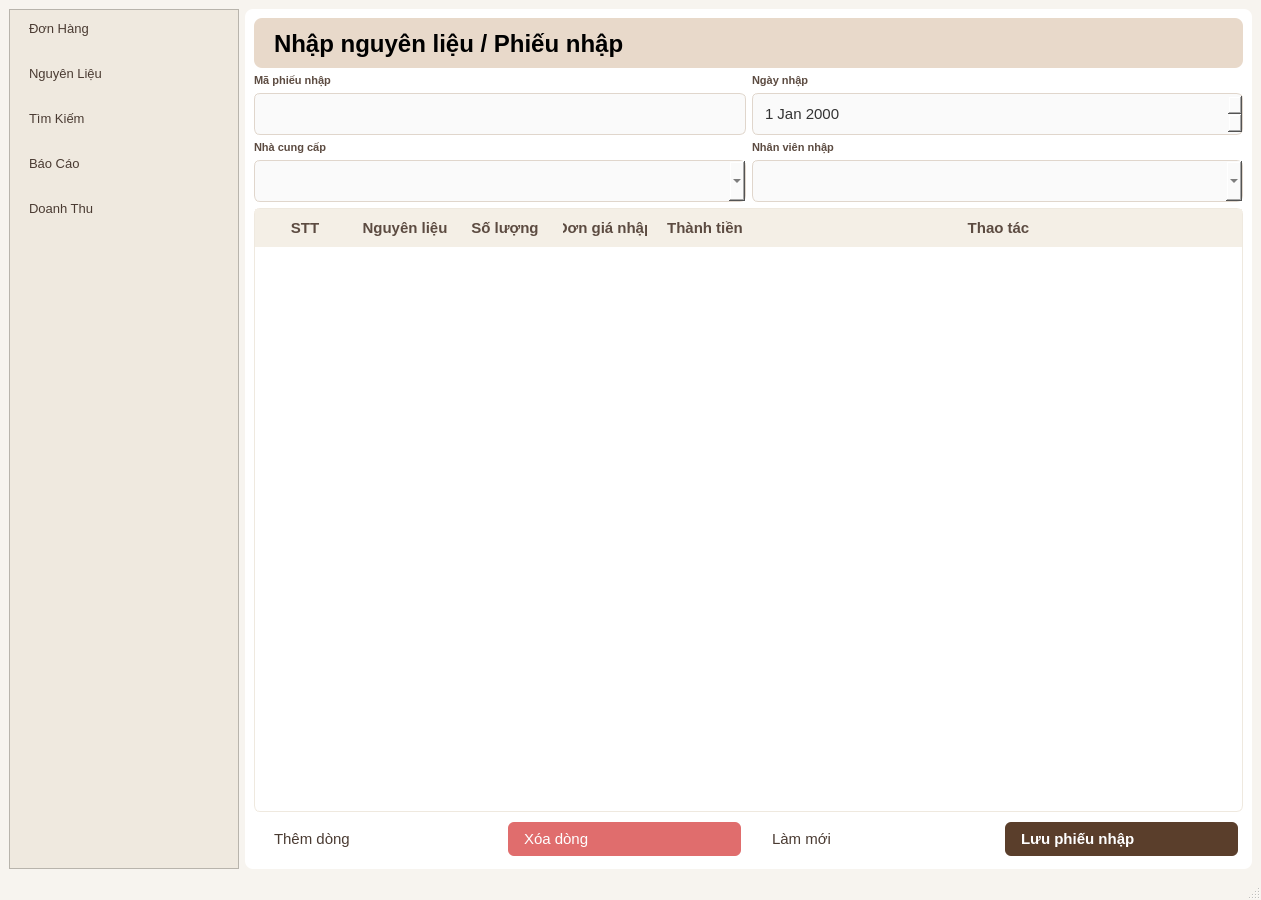
<?xml version="1.0" encoding="UTF-8"?>
<ui version="4.0">
 <class>MainWindow</class>
 <widget class="QMainWindow" name="MainWindow">
  <property name="geometry">
   <rect>
    <x>0</x>
    <y>0</y>
    <width>1261</width>
    <height>900</height>
   </rect>
  </property>
  <property name="windowTitle">
   <string>MainWindow</string>
  </property>
  <property name="styleSheet">
   <string notr="true">/* 1. Đổi màu nền toàn bộ cửa sổ sang màu kem nhạt */
QMainWindow {
    background-color: #F7F4EF;
    font-size: 15px;
}

/* 2. Thanh menu bên trái (Sidebar) */
QWidget#sidebarWidget, QFrame#frame {
    background-color: #EFE9DF;
    border-right: 1px solid #E2D9CD;
}

/* 3. Kiểu dáng các nút bấm trên menu trái */
QPushButton {
    background-color: transparent;
    border: none;
    text-align: left;
    padding: 10px 15px;
    color: #4A3B32;
    font-size: 15px;
    border-radius: 6px;
    margin: 2px 5px;
}
QPushButton:hover {
    background-color: #DFD4C5;
}

/* Nút đang được chọn (active) */
QPushButton:pressed,
QPushButton:checked {
    background-color: #DFD4C5;
    font-weight: bold;
}

/* 4. Các khung nội dung màu trắng (Cards) bên phải - Trừ khung chính tổng thể của cửa sổ */
QFrame#frame_2, QFrame#frame_3 {
    background-color: #FFFFFF;
    border-radius: 8px;
}

/* 5. Ô nhập liệu (QLineEdit, QComboBox, QDateEdit, QSpinBox) */
QLineEdit, QComboBox, QDateEdit, QSpinBox {
    background-color: #FAFAFA;
    border: 1px solid #E0D6CC;
    border-radius: 6px;
    padding: 6px 10px;
    color: #333333;
    font-size: 15px;
    min-height: 28px;
}

/* 6. Bảng dữ liệu (QTableWidget) */
QTableWidget {
    background-color: #FFFFFF;
    border: 1px solid #EFE9DF;
    gridline-color: #F0EBE3;
    border-radius: 6px;
    font-size: 15px;
}
QHeaderView::section {
    background-color: #F4EFE6;
    color: #5C4B41;
    padding: 8px;
    border: none;
    font-weight: bold;
    font-size: 15px;
}

/* 7. Nút Lưu phiếu nhập màu nâu đậm (Khớp với objectName: btnLuuPhieuNhap trong hình) */
QPushButton#btnLuuPhieuNhap {
    background-color: #5A3E2B;
    color: white;
    border-radius: 6px;
    padding: 8px 16px;
    font-weight: bold;
    font-size: 15px;
}
QPushButton#btnLuuPhieuNhap:hover {
    background-color: #463021;
}

/* 8. Nút Xóa dòng màu đỏ hồng nhẹ (Khớp với objectName: btnXoaDong trong hình) */
QPushButton#btnXoaDong {
    background-color: #E06D6D;
    color: white;
    border-radius: 6px;
    padding: 8px 16px;
    font-size: 15px;
}
QPushButton#btnXoaDong:hover {
    background-color: #cc5c5c;
}</string>
  </property>
  <widget class="QWidget" name="centralwidget">
   <layout class="QHBoxLayout" name="horizontalLayout">
    <item>
     <widget class="QFrame" name="frame">
      <property name="sizePolicy">
       <sizepolicy hsizetype="Preferred" vsizetype="Expanding">
        <horstretch>0</horstretch>
        <verstretch>0</verstretch>
       </sizepolicy>
      </property>
      <property name="minimumSize">
       <size>
        <width>230</width>
        <height>800</height>
       </size>
      </property>
      <property name="maximumSize">
       <size>
        <width>230</width>
        <height>16777215</height>
       </size>
      </property>
      <property name="frameShape">
       <enum>QFrame::StyledPanel</enum>
      </property>
      <property name="frameShadow">
       <enum>QFrame::Raised</enum>
      </property>
      <widget class="QWidget" name="layoutWidget">
       <property name="geometry">
        <rect>
         <x>0</x>
         <y>0</y>
         <width>282</width>
         <height>621</height>
        </rect>
       </property>
       <layout class="QVBoxLayout" name="verticalLayout">
        <item>
         <widget class="QPushButton" name="pushButton">
          <property name="styleSheet">
           <string notr="true">QPushButton {
    background-color: transparent;
    border: none;
    text-align: left;
    padding: 10px 15px;
    color: #4A3B32;
    border-radius: 6px;
    font-size: 13px;
}
QPushButton:hover {
    background-color: #DFD4C5; /* Hiệu ứng khi rê chuột vào */
}</string>
          </property>
          <property name="text">
           <string>Đơn Hàng</string>
          </property>
         </widget>
        </item>
        <item>
         <widget class="QPushButton" name="pushButton_2">
          <property name="styleSheet">
           <string notr="true">QPushButton {
    background-color: transparent;
    border: none;
    text-align: left;
    padding: 10px 15px;
    color: #4A3B32;
    border-radius: 6px;
    font-size: 13px;
}
QPushButton:hover {
    background-color: #DFD4C5; /* Hiệu ứng khi rê chuột vào */
}</string>
          </property>
          <property name="text">
           <string>Nguyên Liệu</string>
          </property>
         </widget>
        </item>
        <item>
         <widget class="QPushButton" name="pushButton_3">
          <property name="styleSheet">
           <string notr="true">QPushButton {
    background-color: transparent;
    border: none;
    text-align: left;
    padding: 10px 15px;
    color: #4A3B32;
    border-radius: 6px;
    font-size: 13px;
}
QPushButton:hover {
    background-color: #DFD4C5; /* Hiệu ứng khi rê chuột vào */
}</string>
          </property>
          <property name="text">
           <string>Tìm Kiếm</string>
          </property>
         </widget>
        </item>
        <item>
         <widget class="QPushButton" name="pushButton_4">
          <property name="styleSheet">
           <string notr="true">QPushButton {
    background-color: transparent;
    border: none;
    text-align: left;
    padding: 10px 15px;
    color: #4A3B32;
    border-radius: 6px;
    font-size: 13px;
}
QPushButton:hover {
    background-color: #DFD4C5; /* Hiệu ứng khi rê chuột vào */
}</string>
          </property>
          <property name="text">
           <string>Báo Cáo</string>
          </property>
         </widget>
        </item>
        <item>
         <widget class="QPushButton" name="pushButton_5">
          <property name="styleSheet">
           <string notr="true">QPushButton {
    background-color: transparent;
    border: none;
    text-align: left;
    padding: 10px 15px;
    color: #4A3B32;
    border-radius: 6px;
    font-size: 13px;
}
QPushButton:hover {
    background-color: #DFD4C5; /* Hiệu ứng khi rê chuột vào */
}</string>
          </property>
          <property name="text">
           <string>Doanh Thu</string>
          </property>
         </widget>
        </item>
        <item>
         <spacer name="verticalSpacer_2">
          <property name="orientation">
           <enum>Qt::Vertical</enum>
          </property>
          <property name="sizeHint" stdset="0">
           <size>
            <width>20</width>
            <height>40</height>
           </size>
          </property>
         </spacer>
        </item>
       </layout>
      </widget>
     </widget>
    </item>
    <item>
     <widget class="QFrame" name="frame_2">
      <property name="frameShape">
       <enum>QFrame::StyledPanel</enum>
      </property>
      <property name="frameShadow">
       <enum>QFrame::Raised</enum>
      </property>
      <layout class="QVBoxLayout" name="verticalLayout_2">
       <item>
        <widget class="QFrame" name="frame_3">
         <property name="minimumSize">
          <size>
           <width>0</width>
           <height>50</height>
          </size>
         </property>
         <property name="styleSheet">
          <string notr="true">
background-color: #E8D9CA;
border-radius: 8px;</string>
         </property>
         <property name="frameShape">
          <enum>QFrame::StyledPanel</enum>
         </property>
         <property name="frameShadow">
          <enum>QFrame::Raised</enum>
         </property>
         <widget class="QLabel" name="label_6">
          <property name="geometry">
           <rect>
            <x>20</x>
            <y>0</y>
            <width>491</width>
            <height>51</height>
           </rect>
          </property>
          <property name="font">
           <font>
            <pointsize>18</pointsize>
            <weight>75</weight>
            <bold>true</bold>
           </font>
          </property>
          <property name="styleSheet">
           <string notr="true">
background-color: #E8D9CA;
border-radius: 8px;</string>
          </property>
          <property name="text">
           <string>Nhập nguyên liệu / Phiếu nhập</string>
          </property>
         </widget>
        </widget>
       </item>
       <item>
        <layout class="QGridLayout" name="gridLayout">
         <item row="0" column="0">
          <widget class="QLabel" name="label">
           <property name="font">
            <font>
             <pointsize>8</pointsize>
             <weight>62</weight>
             <bold>true</bold>
            </font>
           </property>
           <property name="styleSheet">
            <string notr="true">QLabel {
    color: #5C4B41;
    font-weight: 500;
}</string>
           </property>
           <property name="text">
            <string>Mã phiếu nhập</string>
           </property>
          </widget>
         </item>
         <item row="0" column="1">
          <widget class="QLabel" name="label_2">
           <property name="font">
            <font>
             <pointsize>8</pointsize>
             <weight>62</weight>
             <bold>true</bold>
            </font>
           </property>
           <property name="styleSheet">
            <string notr="true">QLabel {
    color: #5C4B41;
    font-weight: 500;
}</string>
           </property>
           <property name="text">
            <string>Ngày nhập</string>
           </property>
          </widget>
         </item>
         <item row="1" column="0">
          <widget class="QLineEdit" name="txtMaPhieuNhap">
          </widget>
         </item>
         <item row="1" column="1">
          <widget class="QDateEdit" name="dateNgayNhap">
          </widget>
         </item>
         <item row="2" column="0">
          <widget class="QLabel" name="label_4">
           <property name="font">
            <font>
             <pointsize>8</pointsize>
             <weight>62</weight>
             <bold>true</bold>
            </font>
           </property>
           <property name="styleSheet">
            <string notr="true">QLabel {
    color: #5C4B41;
    font-weight: 500;
}</string>
           </property>
           <property name="text">
            <string>Nhà cung cấp</string>
           </property>
          </widget>
         </item>
         <item row="2" column="1">
          <widget class="QLabel" name="label_3">
           <property name="font">
            <font>
             <pointsize>8</pointsize>
             <weight>62</weight>
             <bold>true</bold>
            </font>
           </property>
           <property name="styleSheet">
            <string notr="true">QLabel {
    color: #5C4B41;
    font-weight: 500;
}</string>
           </property>
           <property name="text">
            <string>Nhân viên nhập</string>
           </property>
          </widget>
         </item>
         <item row="3" column="0">
          <widget class="QComboBox" name="cbNhaCungCap">
           <property name="sizePolicy">
            <sizepolicy hsizetype="Expanding" vsizetype="Fixed">
             <horstretch>0</horstretch>
             <verstretch>0</verstretch>
            </sizepolicy>
           </property>
          </widget>
         </item>
         <item row="3" column="1">
          <widget class="QComboBox" name="cbNhanVienNhap">
           <property name="sizePolicy">
            <sizepolicy hsizetype="Expanding" vsizetype="Fixed">
             <horstretch>0</horstretch>
             <verstretch>0</verstretch>
            </sizepolicy>
           </property>
          </widget>
         </item>
        </layout>
       </item>
       <item>
        <widget class="QTableWidget" name="tableChiTiet">
         <attribute name="horizontalHeaderStretchLastSection">
          <bool>true</bool>
         </attribute>
         <column>
          <property name="text">
           <string>STT</string>
          </property>
         </column>
         <column>
          <property name="text">
           <string>Nguyên liệu</string>
          </property>
         </column>
         <column>
          <property name="text">
           <string>Số lượng</string>
          </property>
         </column>
         <column>
          <property name="text">
           <string>Đơn giá nhập</string>
          </property>
         </column>
         <column>
          <property name="text">
           <string>Thành tiền</string>
          </property>
         </column>
         <column>
          <property name="text">
           <string>Thao tác</string>
          </property>
         </column>
        </widget>
       </item>
       <item>
        <layout class="QHBoxLayout" name="horizontalLayout_3">
         <item>
          <widget class="QPushButton" name="btnThemDong">
           <property name="text">
            <string>Thêm dòng</string>
           </property>
          </widget>
         </item>
         <item>
          <widget class="QPushButton" name="btnXoaDong">
           <property name="text">
            <string>Xóa dòng</string>
           </property>
          </widget>
         </item>
         <item>
          <widget class="QPushButton" name="btnLamMoi">
           <property name="text">
            <string>Làm mới</string>
           </property>
          </widget>
         </item>
         <item>
          <widget class="QPushButton" name="btnLuuPhieuNhap">
           <property name="text">
            <string>Lưu phiếu nhập</string>
           </property>
          </widget>
         </item>
        </layout>
       </item>
      </layout>
     </widget>
    </item>
   </layout>
  </widget>
  <widget class="QMenuBar" name="menubar">
   <property name="geometry">
    <rect>
     <x>0</x>
     <y>0</y>
     <width>1261</width>
     <height>22</height>
    </rect>
   </property>
  </widget>
  <widget class="QStatusBar" name="statusbar"/>
 </widget>
 <resources/>
 <connections/>
</ui>
